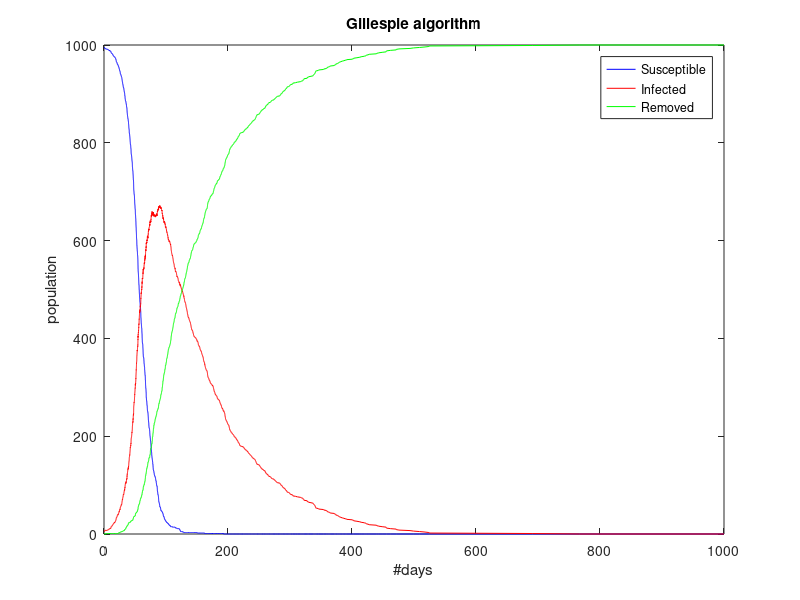

Recreate this plot in MATLAB.
clear
load('data.mat','N','i','days','beta','gamma');

t=0;    %initial time
S=N-i;   %initial susceptible population 
I=i; %initial susceptible population

while(t(end)<days)  %time for occurence of event can't exceed total time
    u=rand(2,1);    %vector of random numbers to simulate intervent time and event occurence
    lambda=(beta*S(end)*I(end))/N+gamma*I(end); %total rate of either event occurring
    t =[t, t(end)-log(u(1))/lambda];    %simulation of time at which next event occurs
    if u(2)<=beta*S(end)*I(end)/(N*lambda)   %condition for transmission to occur
        if S(end)~=0
            S=[S, S(end)-1];
            I=[I, I(end)+1];
        else    %condition for non-negativity of susceptible population
            S=[S, S(end)];
            I=[I, I(end)];
        end
    else    %condition for removal to occur
        S=[S, S(end)];
        I=[I, I(end)-1];
    end
    if I(end)==0    %condition for simulation to stop
        
        t=[t, days];
        S=[S, S(end)];
        I=[I, 0];
    end
end

R=N-S-I;

duration=t(end-1);    %duration of simulated epidemic
f_distribution=[S(end),I(end),R(end)];  %final distribution of population

plot(t,S,'-b'); %displaying susceptible population curve
hold on;
plot(t,I,'-r'); %displaying infected population curve
plot(t,R,'-g'); %displaying removed population curve

title('Gillespie algorithm');
legend('Susceptible','Infected','Removed');
axis([0,N,0,days]);
xlabel('#days');
ylabel('population');
hold off;